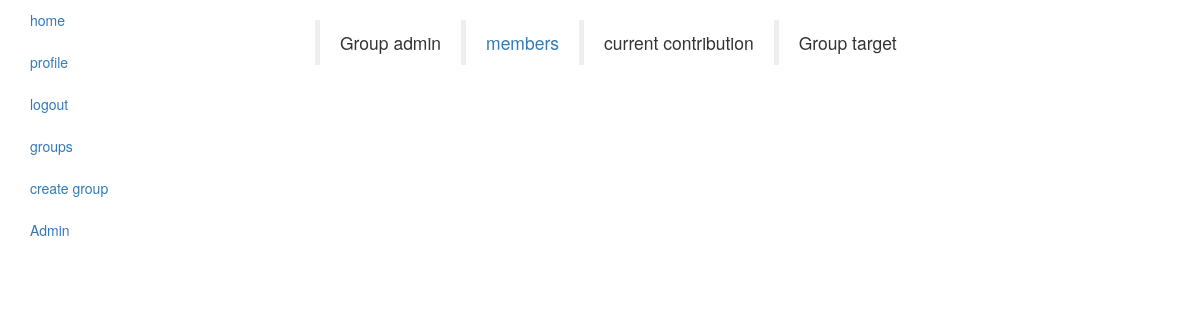
The page /group_details?group_name=Goldmine (signed in) on the database as committed earlier.
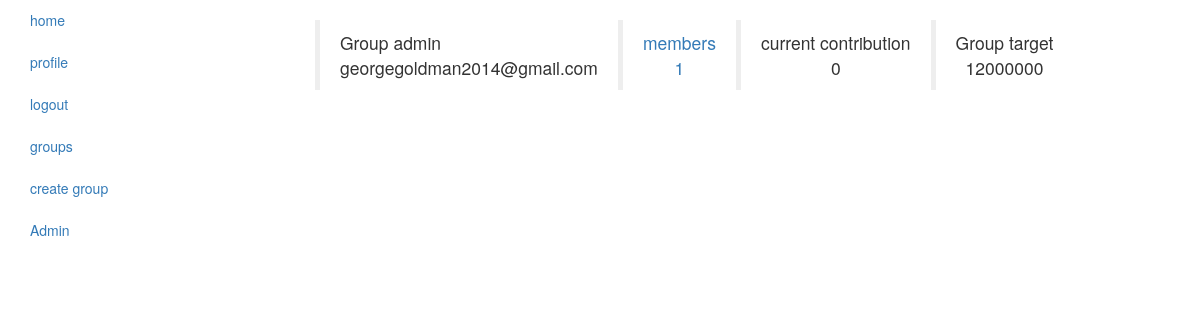
The same page on the database as committed later.
### application/models.py (models this page shows, shortened)
class Group(db.Model):
    id = db.Column(db.Integer, primary_key=True)
    group_name = db.Column(db.String(80))
    group_admin = db.Column(db.String(80))
    group_members = db.Column(db.Integer)
    group_target = db.Column(db.Integer)
    current_contribution = db.Column(db.Integer)
    members = db.relationship('Member', backref='members', lazy=True)
    user_id = db.Column(db.Integer, db.ForeignKey('user.id'))

### application/views.py (the view)
@view.route('/group_details')
@login_required
def group_details():
    group_name = request.args.get('group_name')
    group = Group.query.filter_by(group_name=group_name).first()
    return render_template('group-details.html', group=group)

### application/__init__.py (called while the page is built)
@login_manager.user_loader
def load_user(user_id):
    return User.query.get(user_id)

### application/templates/group-details.html
{% extends 'layout.html'%}
{% block content %}
  <br><div>
    <table>
      <tr>
          <td >
                <blockquote>Group admin<br>
              <center>{{group.group_admin}}</center></blockquote>
          </td>
          <td colspan="7">
                <a href="/member?members={{group.group_name}}">
                  <blockquote>members<br>
                <center>{{group.group_members}}</center></blockquote>
                </a>
          </td>
          <td colspan="7">
                <blockquote> current contribution<br>
                  <center>{{group.current_contribution}}</center>
                </blockquote>
          </td>
          <td colspan="7">
                <blockquote>Group target<br>
                  <center>{{group.group_target}}<center>
                </blockquote>
          </td>
      </tr>
    </table>
</div>
{% endblock %}

### application/templates/layout.html (shortened to what this page needs)
<!DOCTYPE html>
<html lang="en" dir="ltr">
	<head>
		<link rel="stylesheet" href="{{ url_for('static', filename='bootstrap.min.css') }}">
	</head>
	<body>
		<div class="col-lg-2">
			<ul class="nav nav-pills nav-stacked">
				<li><a href="{{ url_for('view.home')}}">home</a></li>
				{% if current_user.is_authenticated%}
				<li><a href="/account_home">profile</a></li>
				<li><a href="{{url_for('auth.logout')}}">logout</a></li>
				<li><a href="/group">groups</a></li>
				<li><a href="/admin_signup">create group</a></li>
				{% endif %}
				{% if current_user.is_admin == True %}
					<li><a href="#">Admin</a></li>
				{% endif %}
			</ul>
		</div>
		<div class="col-lg-9 pull-right">
			{% block content %}
			{% endblock %}
		</div>
	</body>
</html>

Rows that differ between the two databases and show on the page:
now on this page (row edited): Group: group_admin "georgegoldman2014@gmail.com", group_members "1", current_contribution "0", group_target "12000000"
